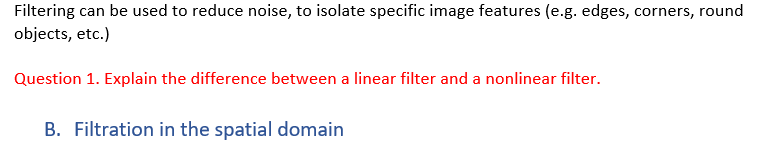
#> input picture Lab5/text.png, 783 x 145 px
$ jupyter execute lab5.ipynb
#> lines starting #> are read from the running program, lines starting #| are printed output that depends on the picture; after the words box and inside, x2 and y2 are one past the last pixel; in counts of white or black regions, pixels touching at a corner belong together
[cell 1]
#Pytanie 1. Co oznacza określenie morfologiczny w ujęciu cyfrowego przetwarzania obrazów.

#Odnosi się do metod analizujących i przetwarzających kształty oraz struktury na obrazach.
# Techniki morfologiczne, stosujące elementy strukturalne do manipulowania obiektami na obrazach binarnych
# lub w skali szarości, pozwalają na takie operacje jak erozja, dylatacja, otwarcie i zamknięcie.
# Te metody są kluczowe do usuwania szumów, wypełniania luk, rozdzielania obiektów oraz ulepszania konturów,
# co ułatwia dalszą analizę i przetwarzanie obrazów.

[cell 2]
import numpy as np
import matplotlib.pyplot as plt
from scipy.ndimage import binary_erosion,  binary_dilation
from skimage import morphology, io, color, filters

[cell 3]
# Tworzenie obrazu "kość"
image = np.zeros((10, 20), dtype=int)

image[1:9, 1:18] = 1  # Wypełnienie obiektu
image[3:7, 1:3] = 0
image[3:7, 16:18] = 0

# Definicja elementu strukturalnego B
selem3 = np.array([[0, 1, 0],
                   [1, 1, 1],
                   [0, 1, 0]])

# Definicja elementu strukturalnego
selem1 = np.array([[True, 1, True],
                   [1,    1, 1],
                   [True, 1, True]])

# Funkcja do wykonywania erozji
def erosion(image, structure):
    return binary_erosion(image, structure=structure).astype(int)

# Wykonywanie erozji
eroded_image_3 = erosion(image, selem3)
eroded_image_1 = erosion(image, selem1)

# Tworzenie własnego elementu strukturalnego
custom_selem = np.array([[1, 0, 1],
                         [0, 1, 0],
                         [1, 0, 1]])
eroded_image_custom = erosion(image, custom_selem)

# Wyświetlanie obrazów
plt.figure(figsize=(18, 10))
titles = ['Original Image', 'Structural Element B (Rys 3)', 'Eroded Image with B',
          'Structural Element Cross (Rys 1)', 'Eroded Image with Cross', 'Custom Structural Element',
          'Eroded Image with Custom']
images = [image, selem3, eroded_image_3, selem1, eroded_image_1, custom_selem, eroded_image_custom]

for i, (img, title) in enumerate(zip(images, titles), 1):
    plt.subplot(2, 4, i)
    plt.imshow(img, cmap='gray', vmin=0, vmax=1)
    plt.title(title)
    plt.axis('off')

plt.tight_layout()
plt.show()

[cell 4]
#Pytanie 2. Opisz element strukturalny. Podaj znaczenie poszczególnych jego elementów składowych.


#Element strukturalny (znany również jako jądro lub maska) to kluczowy komponent w operacjach morfologicznych,
# takich jak erozja i dylatacja, używany do manipulowania strukturami na obrazach.

#Element Strukturalny z Rysunku 3 (selem3)
#[[0, 1, 0],
# [1, 1, 1],
# [0, 1, 0]]

#Znaczenie:
#Element strukturalny w kształcie krzyża, gdzie środkowy piksel oraz jego bezpośrednie sąsiedztwo w pionie i
# poziomie (bez rogów) są aktywne (1). W operacji erozji, ten element strukturalny będzie usuwać piksele na obrazie,
# które nie są całkowicie otoczone przez inne piksele obiektu w kształcie krzyża.

#Element Strukturalny z Rysunku 1 (selem1)

#[[True, 1, True],
#[1,    1, 1],
#[True, 1, True]]

#Znaczenie:
#To modyfikacja standardowego elementu krzyżowego, gdzie wszystkie piksele są aktywne,
# z dodatkowym przyjęciem, że wartości 'True' mogą być interpretowane jako wartości aktywne.
# W kontekście operacji erozji, zapewnia on jeszcze większą konserwatywność w procesie,
# usuwając piksele, które nie mają pełnych sąsiedztw odpowiadających tej strukturze.

#Własny Element Strukturalny (custom_selem)

#[[1, 0, 1],
# [0, 1, 0],
# [1, 0, 1]]

#Znaczenie:
#Kreatywny element strukturalny w formie X, który jest znacznie mniej konserwatywny.
# Taki układ skupia się na pikselach znajdujących się na przekątnych względem centralnego piksela.
# W erozji, piksel centralny zostanie zachowany tylko wtedy, gdy wszystkie piksele na przekątnych są także obecne,
# co jest rzadkością i prowadzi do znacznego zmniejszenia obiektów na obrazie.

[cell 5]
#Pytanie 3. Co rozumiesz pod pojęciem obiektu w operacjach morfologicznych.

#W kontekście operacji morfologicznych, obiekt to zazwyczaj zbiór pikseli reprezentujących część obrazu,
# która jest przedmiotem analizy lub przetwarzania. Obiekty te są zwykle odseparowane od tła obrazu, co oznacza,
# że mają inną wartość pikseli niż tło, zwykle wyższą (jasniejszą) w przypadku obrazów binarnych,
# gdzie obiekt może być reprezentowany przez piksele o wartości 1, a tło przez 0.

[cell 6]
#Pytanie 4. Co to jest obraz bitowy i jak go otrzymać.

#Obraz bitowy to obraz składający się tylko z dwóch możliwych wartości pikseli, 0 lub 1, reprezentujących
# odpowiednio tło i obiekt. Takie obrazy są bardzo użyteczne w analizie morfologicznej i przetwarzaniu obrazów
# cyfrowych, ponieważ upraszczają procesy decyzyjne dotyczące pikseli. Obraz bitowy można otrzymać poprzez progowanie
# obrazu w skali szarości, gdzie ustala się próg, poniżej którego wszystkie wartości zostają przypisane jako 0 (tło),
# a powyżej jako 1 (obiekt).

[cell 7]
#Pytanie 5. Co to jest erozja, opisz algorytm.

#Erozja jest operacją morfologiczną przeciwną do dylatacji, która zmniejsza obiekty na obrazie.
# Algorytm erozji polega na usunięciu pikseli z krawędzi obiektów. Erozja używa elementu strukturalnego
# do przeskanowania obrazu, usuwając piksel centralny elementu z obrazu wyjściowego, chyba że wszyscy jego
# sąsiedzi w obrazie wejściowym odpowiadają pikselowi obiektu. W praktyce erozja eliminuje wszystkie piksele,
# dla których element strukturalny nie może całkowicie dopasować się do obiektu, prowadząc do redukcji rozmiarów
# i oddzielania blisko położonych obiektów.

[cell 8]
#Pytanie 6. Wyjaśnij dlaczego w kroku n piksel nie zostaje usunięty.

#W kroku n operacji morfologicznej, taki jak erozja, piksel nie zostaje usunięty, jeżeli wszystkie piksele
# odpowiadające '1' w elemencie strukturalnym pokrywają się z pikselami obiektu o wartości '1' na obrazie.
# Oznacza to, że cała struktura maski pasuje do obiektu w tym miejscu, zatem centralny piksel maski nie zostaje usunięty,
# gdyż spełnia warunki erozji.

[cell 9]
#Pytanie 7. Co trzeba zrobić, aby połączenie pomiędzy elementami zostało usunięte?

#Aby usunąć połączenie pomiędzy elementami na obrazie, należy zastosować operację erozji,
# która redukuje rozmiar obiektów i może pomóc w oddzieleniu blisko położonych lub lekko złączonych elementów.
# Kluczowe jest odpowiednie dobranie elementu strukturalnego, który będzie dopasowany do kształtu i orientacji
# elementów do oddzielenia. Erozja usunie piksele na krawędziach obiektów, co może skutkować rozdzieleniem tych,
# które były wcześniej połączone.

[cell 10]
#Pytanie 8. Jaki wpływ mają różne kształty elementu strukturalnego na wynik końcowy?

#Kształt elementu strukturalnego ma istotny wpływ na efekty operacji morfologicznych takich jak erozja
# i dylatacja w przetwarzaniu obrazów. Krzyżowy element wpływa na pionowe i poziome struktury,
# zachowując większe elementy obiektów. Pełny kwadratowy element skutkuje intensywniejszą erozją lub dylatacją,
# co może prowadzić do znacznego zmniejszenia lub rozszerzenia obiektów. Element w kształcie "X"
# selektywnie wpływa na przekątne struktury, co jest użyteczne w specjalistycznych zastosowaniach.
# Wybór odpowiedniego elementu strukturalnego pozwala dostosować przetwarzanie do konkretnych potrzeb analizy obrazu,
# od eliminacji szumów po poprawę rozpoznawania wzorców.

[cell 11]
#Pytanie 9. Co to jest dylatacja, opisz algorytm.

#Dylatacja to operacja morfologiczna w przetwarzaniu obrazów, która powiększa i rozszerza obiekty.
# Algorytm dylatacji polega na "rozciągnięciu" obiektów na obrazie poprzez przyłączenie do nich wszystkich pikseli
# z otoczenia, które stykają się z elementem strukturalnym mającym piksel centralny umieszczony na obiekcie.
# Element strukturalny, czyli maska określająca kształt rozszerzenia, jest przesuwany przez każdy piksel obrazu;
# jeśli jakikolwiek piksel z elementu strukturalnego nachodzi na piksel obiektu na obrazie, to piksel centralny
# elementu strukturalnego zostaje ustawiony jako obiekt (ustawiony na 1).

[cell 12]
# Definicja obrazu "kość"
image = np.zeros((10, 20), dtype=int)
image[3:7, 2:18] = 1  # Wypełnienie obiektu

# Definicja elementu strukturalnego B
selem5 = np.array([[0, 0, 0],
                   [0, 1, 0],
                   [0, 0, 0]])

# Funkcja do wykonywania dylatacji
def dilation(image, structure):
    return binary_dilation(image, structure=structure).astype(int)

# Wykonywanie dylatacji
dilated_image = dilation(image, selem5)

# Wyświetlanie obrazów
plt.figure(figsize=(12, 6))
plt.subplot(131)
plt.imshow(image, cmap='gray')
plt.title("Original Image")
plt.axis('off')

plt.subplot(132)
plt.imshow(selem5, cmap='gray')
plt.title("Structural Element B (Rys 5)")
plt.axis('off')

plt.subplot(133)
plt.imshow(dilated_image, cmap='gray')
plt.title("Dilated Image")
plt.axis('off')

plt.show()
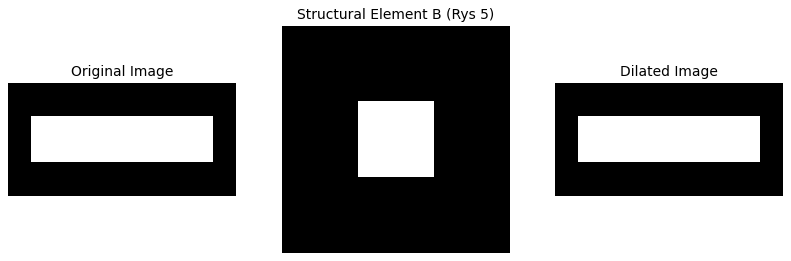
#> figure drawn by matplotlib, 3 panels

[cell 13]
# Tworzenie funkcji do wykonania operacji otwarcia, która łączy erozję i dylatację
def opening(image, structure):
    eroded = binary_erosion(image, structure=structure)
    opened = binary_dilation(eroded, structure=structure)
    return opened

# Definicja elementu strukturalnego
selem_opening = np.array([[0, 1, 0],
                          [1, 1, 1],
                          [0, 1, 0]])

# Wykonywanie operacji otwarcia na obrazie "kości"
opened_image = opening(image, selem_opening)

# Wyświetlanie obrazu przed i po operacji otwarcia
plt.figure(figsize=(12, 6))
plt.subplot(121)
plt.imshow(image, cmap='gray')
plt.title("Original Image")
plt.axis('off')

plt.subplot(122)
plt.imshow(opened_image, cmap='gray')
plt.title("Image after Opening")
plt.axis('off')

plt.show()

[cell 14]
#Pytanie 10. Opisz zastosowania operacji otwarcia w cyfrowym przetwarzaniu obrazów.

#Operacja otwarcia w cyfrowym przetwarzaniu obrazów, połączenie erozji następnie dylatacji,
# jest używana do usuwania małych obiektów i szumów z obrazu bez znaczącego wpływu na rozmiar większych obiektów.
# Jest to szczególnie przydatne w analizie obrazów medycznych do usuwania przypadkowych pikseli szumów oraz
# drobnych artefaktów, które mogą wpływać na interpretację wyników. W przemyśle, operacja ta znajduje
# zastosowanie w poprawie jakości obrazów produkcyjnych, gdzie może służyć do usunięcia drobnych defektów
# na powierzchniach. W systemach monitoringu i rozpoznawania obiektów, otwarcie może pomóc w eliminacji
# nieistotnych elementów tła, ułatwiając detekcję i śledzenie celów. Dodatkowo, w przetwarzaniu obrazów
# satelitarnych i lotniczych, otwarcie może być stosowane do klarowania obrazu poprzez usunięcie drobnych
# chmur lub innych przejściowych zjawisk, które mogłyby zasłonić ważne cechy terenu.

[cell 15]
# Tworzenie funkcji do wykonania operacji domknięcia, która łączy dylatację i erozję
def closing(image, structure):
    dilated = binary_dilation(image, structure=structure)
    closed = binary_erosion(dilated, structure=structure)
    return closed

# Wykonywanie operacji domknięcia na obrazie "kości"
closed_image = closing(image, selem_opening)

# Wyświetlanie obrazu przed i po operacji domknięcia
plt.figure(figsize=(12, 6))
plt.subplot(121)
plt.imshow(image, cmap='gray')
plt.title("Original Image")
plt.axis('off')

plt.subplot(122)
plt.imshow(closed_image, cmap='gray')
plt.title("Image after Closing")
plt.axis('off')

plt.show()

[cell 16]
#Pytanie 11. Opisz zastosowania operacji domknięcia w cyfrowym przetwarzaniu obrazów.


#Operacja domknięcia w cyfrowym przetwarzaniu obrazów to technika morfologiczna, która łączy dylatację z erozją.
# Jest stosowana głównie do eliminowania małych otworów i szczelin w obiektach, a także do wypełniania luk i
# 'mostkowania' małych przerw. Ta operacja jest szczególnie przydatna w przetwarzaniu obrazów medycznych,
# gdzie może pomóc w ujednoliceniu struktury tkanki, ułatwiając identyfikację i analizę patologicznych regionów.
# W przemyśle, operacja domknięcia może być używana do poprawy czytelności kodów kreskowych i innych znaków
# identyfikacyjnych poprzez zamknięcie niekompletnych elementów. Dodatkowo, jest to narzędzie wykorzystywane
# w obróbce obrazów satelitarnych lub lotniczych, gdzie może służyć do poprawy wizualizacji drobnych obiektów i
# struktur, takich jak drogi i mosty, które mogłyby być przerywane z powodu cieniowania lub innych artefaktów.

[cell 17]
# Definicja obrazu
image_6 = np.zeros((10, 20), dtype=int)
image_6[2:8, 2:18] = 1  # Wypełnienie obiektu

# Definicja prostokątnego elementu strukturalnego
selem_rect = np.ones((3, 3), dtype=int)

# Wykonanie dylatacji
dilated_image_6 = binary_dilation(image_6, structure=selem_rect)

# Wykonanie erozji na obrazie po dylatacji
result_image_6 = binary_erosion(dilated_image_6, structure=selem_rect)

# Wyświetlenie obrazów
plt.figure(figsize=(18, 6))
plt.subplot(131)
plt.imshow(image_6, cmap='gray')
plt.title("Original Image (Rys 6)")
plt.axis('off')

plt.subplot(132)
plt.imshow(dilated_image_6, cmap='gray')
plt.title("After Dilation")
plt.axis('off')

plt.subplot(133)
plt.imshow(result_image_6, cmap='gray')
plt.title("After Erosion (Final)")
plt.axis('off')

plt.show()
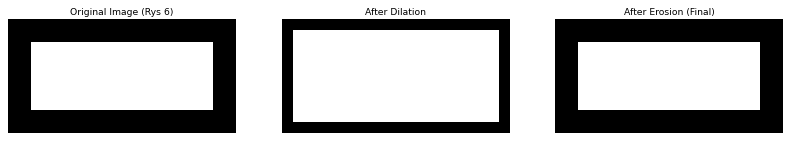
#> figure drawn by matplotlib, 3 panels

[cell 18]
# Wczytanie obrazu
foto = io.imread("text.png")
#> foto is the input picture: shape (145, 783, 4); mean R, G, B, A 247.6, 244.1, 244.8, 255

# Usunięcie kanału alfa
image_rgb = foto[:, :, :3]  # Zostawiamy tylko trzy pierwsze kanały (R, G, B)

# Konwersja na skalę szarości
gray = color.rgb2gray(image_rgb)
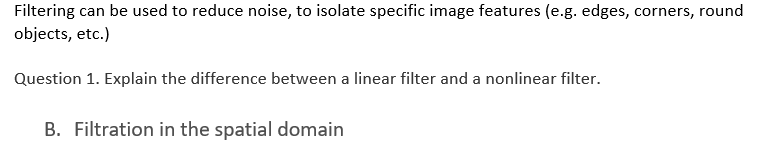
#> gray: shape (145, 783) float64; min 0, max 1, mean 0.96

# Progowanie obrazu
threshold = filters.threshold_otsu(gray)  # Wykorzystanie metody Otsu
#> threshold = 0.596
binary_image = gray > threshold
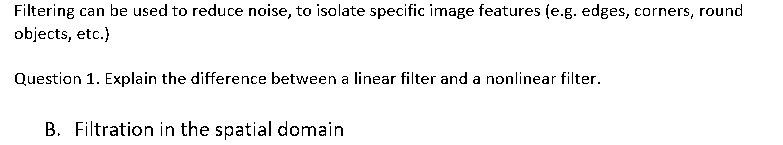
#> binary_image: shape (145, 783) bool; 95.3% white; black in thin lines or dots, all inside (x1, y1, x2, y2) = (15, 4, 742, 140)

# Wykorzystanie metody Otsu, Celem metody jest wyznaczenie optymalnego progu progowania,
# który minimalizuje wewnętrzną wariancję między klasami pikseli,
# czyli oddziela tło od obiektów na obrazie jak najbardziej efektywnie.
# Metoda Otsu działa przez obliczenie progu, dla którego suma kwadratów wag klas (obiekt i tło),
# pomnożonych przez ich wariancje, jest minimalna.


# Wyświetlenie obrazów
plt.figure(figsize=(10, 5))

plt.subplot(1, 2, 1)
plt.imshow(gray, cmap='gray')
plt.title('Obraz w skali szarości')
plt.axis('off')

plt.subplot(1, 2, 2)
plt.imshow(binary_image, cmap='binary')
plt.title('Obraz binarny po progowaniu')
plt.axis('off')
plt.savefig('Obraz_binarny.png')

plt.show()

[cell 19]
# Wczytanie obrazu binarnego
binary_image = io.imread("Obraz_binarny.png", as_gray=True)
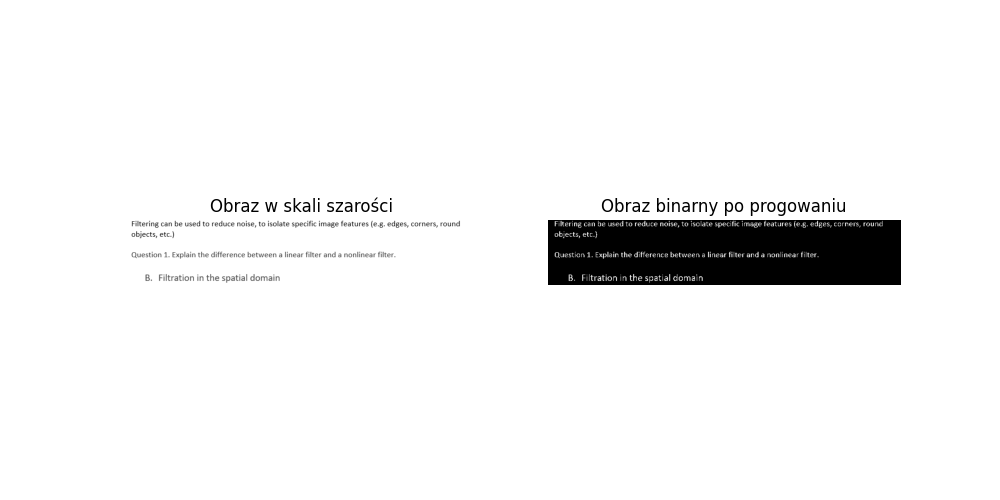
#> binary_image: shape (500, 1000) float64; min 0, max 1, mean 0.951

# Dylatacja obrazu binarnego używając kwadratowego elementu strukturalnego
dilated_image = morphology.binary_dilation(binary_image, morphology.square(3))
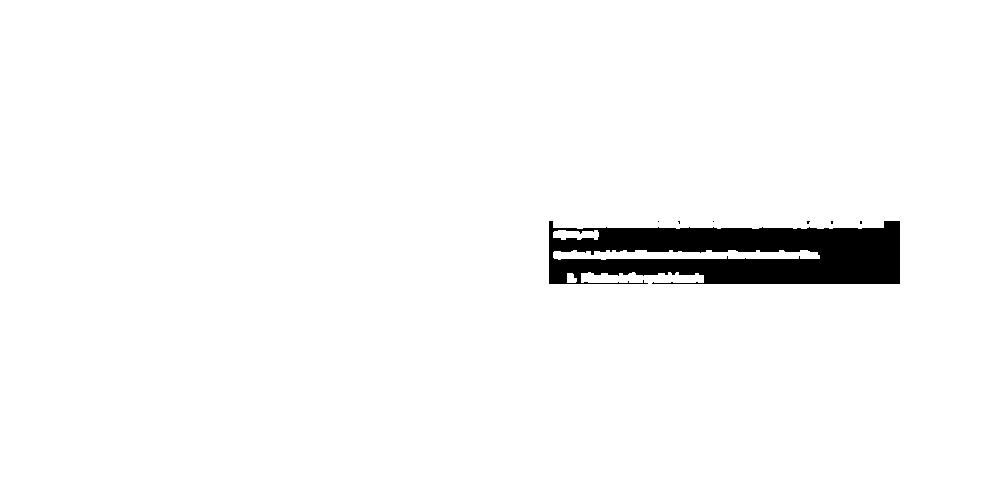
#> dilated_image: shape (500, 1000) bool; 96.7% white; 7 black regions (6 under 20 px), largest, box (x1, y1, x2, y2) and area: (549, 221, 900, 284) 16228

# Wyświetlenie obrazów przed i po dylatacji
plt.figure(figsize=(10, 5))

plt.subplot(1, 2, 1)
plt.imshow(binary_image, cmap='gray')
plt.title('Original Binary Image')
plt.axis('off')

plt.subplot(1, 2, 2)
plt.imshow(dilated_image, cmap='gray')
plt.title('Image after Dilation')
plt.axis('off')

plt.show()

[cell 20]
#Pytanie 12. Co spowodowało zastosowanie dylatacji? Czy należy zastosować ją wielokrotnie?

#Dylatacja jest techniką morfologicznego przetwarzania obrazów, która służy do rozszerzania i zwiększania regionów
# obiektów, co pomaga w łączeniu blisko położonych elementów, zwiększaniu małych obiektów oraz usuwaniu drobnych
# artefaktów i szumów. Decyzja o wielokrotnym stosowaniu dylatacji zależy od specyficznych wymagań projektu i
# celu przetwarzania. Może być użyteczna, gdy potrzebne jest znaczące powiększenie obiektów lub wypełnienie
# większych luk między elementami obrazu, co jest często stosowane w przetwarzaniu obrazów przemysłowych i medycznych,
# gdzie wyraźne i rozróżnialne obiekty są kluczowe dla analizy.

[cell 21]
# Definicja obrazu
image = np.zeros((10, 20), dtype=int)
image[3:7, :] = 1  # Wypełnienie szerokiego pasu na obrazie
image[4:6, 2:5] = 0  # Usunięcie pikseli, tworzenie "dziur"
image[4:6, 8:11] = 0
image[4:6, 14:17] = 0

# Definicja elementu strukturalnego B
selem = np.array([[1]])

# Erozja obrazu
eroded_image = morphology.binary_erosion(image, selem)

# Wyświetlenie obrazów przed i po erozji
plt.figure(figsize=(12, 6))
plt.subplot(121)
plt.imshow(image, cmap='gray')
plt.title('Original Image')
plt.axis('off')

plt.subplot(122)
plt.imshow(eroded_image, cmap='gray')
plt.title('Eroded Image')
plt.axis('off')

plt.show()
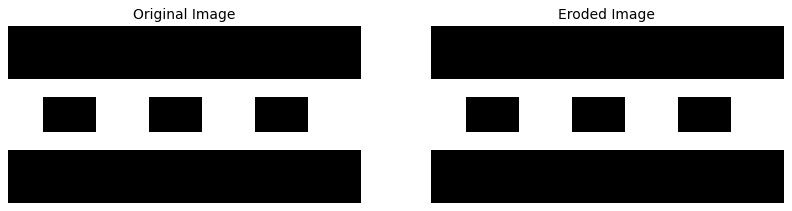
#> figure drawn by matplotlib, 2 panels

[cell 22]
# Definicja obrazu A
image = np.zeros((10, 20), dtype=int)
image[3:7, :] = 1

# Wstawianie białych kwadratów jako "dziury"
image[4:6, 2:5] = 0
image[4:6, 8:11] = 0
image[4:6, 14:17] = 0

# Definicja elementu strukturalnego B (mały kwadrat z centralnym pikselem)
selem = np.array([[1]])

# Erozja obrazu
eroded_image = morphology.binary_erosion(image, selem)

# Obliczenie C = A - (A ⊖ B)

edge_image = image - eroded_image

# Wyświetlenie obrazów
plt.figure(figsize=(18, 6))
plt.subplot(131)
plt.imshow(image, cmap='gray')
plt.title('Original Image (A)')
plt.axis('off')

plt.subplot(132)
plt.imshow(eroded_image, cmap='gray')
plt.title('Eroded Image (A ⊖ B)')
plt.axis('off')

plt.subplot(133)
plt.imshow(edge_image, cmap='gray')
plt.title('Resulting Image (C)')
plt.axis('off')

plt.show()
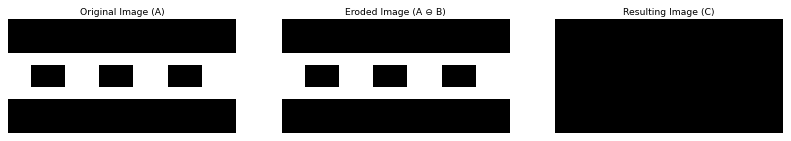
#> figure drawn by matplotlib, 3 panels

[cell 23]
# Wczytanie obrazu
image = io.imread('text.png')

# Usunięcie kanału alfa, jeśli istnieje (zakładamy, że kanał alfa to czwarty kanał)
if image.shape[2] == 4:
    image = image[:, :, :3]  # Usuwanie kanału alfa

# Konwersja na skalę szarości
gray_image = color.rgb2gray(image)

# Progowanie Otsu do konwersji na obraz binarny
threshold = filters.threshold_otsu(gray_image)
binary_image = gray_image > threshold

# Definicja elementu strukturalnego
selem = np.ones((3, 3), dtype=bool)

# Erozja obrazu
eroded_image = morphology.binary_erosion(binary_image, selem)
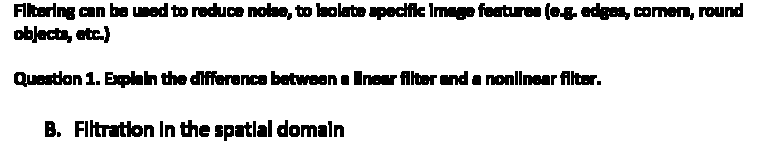
#> eroded_image: shape (145, 783) bool; 87.2% white; 75 black regions (3 under 20 px), largest, box (x1, y1, x2, y2) and area: (478, 3, 541, 17) 573, (90, 120, 143, 137) 559, (14, 26, 72, 43) 548

# Ekstrakcja krawędzi: C = A - (A ⊖ B)

edge_image = binary_image ^ eroded_image
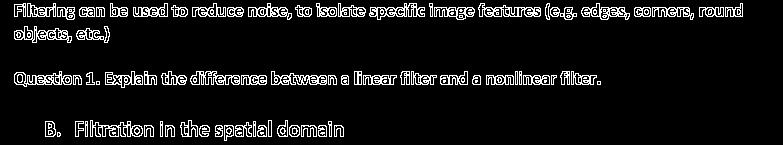
#> edge_image: shape (145, 783) bool; 8.2% white in thin lines or dots, all inside (x1, y1, x2, y2) = (14, 3, 743, 141)

# Wyświetlenie obrazów
plt.figure(figsize=(18, 6))
plt.subplot(131)
plt.imshow(binary_image, cmap='gray')
plt.title('Binary Image')
plt.axis('off')

plt.subplot(132)
plt.imshow(eroded_image, cmap='gray')
plt.title('Eroded Image')
plt.axis('off')

plt.subplot(133)
plt.imshow(edge_image, cmap='gray')
plt.title('Edge Extracted Image')
plt.axis('off')

plt.show()
